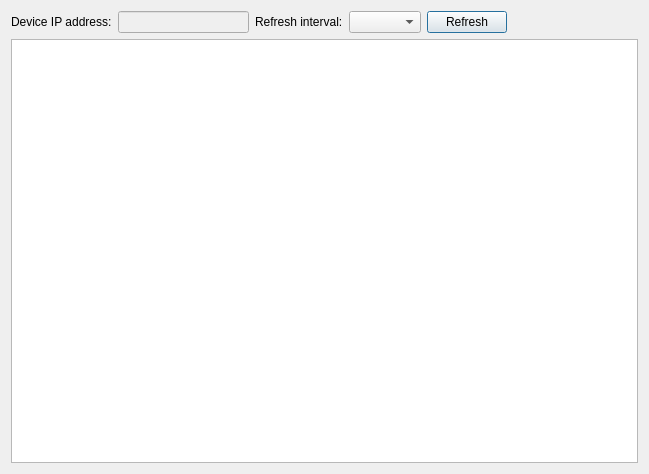
<?xml version="1.0" encoding="UTF-8"?>
<ui version="4.0">
 <class>DevicePortInformation</class>
 <widget class="QDialog" name="DevicePortInformation">
  <property name="geometry">
   <rect>
    <x>0</x>
    <y>0</y>
    <width>649</width>
    <height>474</height>
   </rect>
  </property>
  <property name="windowTitle">
   <string>Device interface information </string>
  </property>
  <layout class="QGridLayout" name="gridLayout">
   <item row="0" column="0">
    <layout class="QHBoxLayout" name="horizontalLayout">
     <item>
      <widget class="QLabel" name="label">
       <property name="text">
        <string>Device IP address:</string>
       </property>
      </widget>
     </item>
     <item>
      <widget class="QLineEdit" name="ipAddress_lineEdit">
       <property name="enabled">
        <bool>false</bool>
       </property>
      </widget>
     </item>
     <item>
      <widget class="QLabel" name="label_2">
       <property name="text">
        <string>Refresh interval:</string>
       </property>
      </widget>
     </item>
     <item>
      <widget class="QComboBox" name="interval_comboBox"/>
     </item>
     <item>
      <widget class="QPushButton" name="reflesh_Btn">
       <property name="text">
        <string>Refresh</string>
       </property>
      </widget>
     </item>
     <item>
      <spacer name="horizontalSpacer">
       <property name="orientation">
        <enum>Qt::Horizontal</enum>
       </property>
       <property name="sizeHint" stdset="0">
        <size>
         <width>40</width>
         <height>20</height>
        </size>
       </property>
      </spacer>
     </item>
    </layout>
   </item>
   <item row="1" column="0">
    <widget class="QTableView" name="tableView"/>
   </item>
  </layout>
 </widget>
 <resources/>
 <connections/>
</ui>
